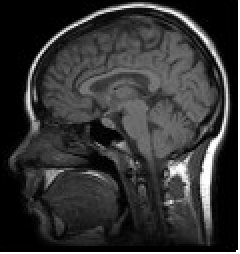
#> input picture e1/imgs/cabeza.pgm, 120 x 127 px (shown 2 times larger); its folder holds only this picture in this run
$ python e1.py   (older library calls are emulated)
#> lines starting #> are read from the running program, lines starting #| are printed output that depends on the picture
import numpy as np
from matplotlib import pyplot as plt
from matplotlib.gridspec import GridSpec
from PIL import Image
import glob


def HAN(im, n):
    h, _ = np.histogram(im,bins=n)

    res =  np.tri(n).dot(h)
    res = res / np.sum(res)
    # Equivalentes
    # res =  h_normalized.dot(np.tri(n)[::-1,::-1])
    # res =  h_normalized.dot(np.triu(np.ones((n,n))))
    print(np.sum(res))
    return res

def multiHANhoriz(im, m, n):
    tam_franja = np.ceil(im.shape[0]/m).astype(int)
    return [HAN(im[tam_franja*i:tam_franja*(i+1),:],n) for i in range(m)]


def plotHANs(im, Hs):
    m = len(Hs)
    fig = plt.figure(constrained_layout=True)
    gs = GridSpec(m, 2, figure=fig)
    ax_img = fig.add_subplot(gs[:, 0])
    ax_img.imshow(im, cmap='gray')
    for i in range(m):
        ax = fig.add_subplot(gs[i, 1])
        ax.bar(list(range(len(Hs[i]))), Hs[i], alpha=0.3)
        ax.plot(Hs[i], '--')

    fig.suptitle("Testing multiHANhoriz() with m = " + str(m) + " horizontal bands")
    plt.show(block=True)


def doTests(im):
    n_bins = 15
    # test with several horizontal divisions
    for num_franjas_horiz in [1, 2, 3, 5, 6]:
        assert H % num_franjas_horiz == 0, str(num_franjas_horiz) + "no es divisor del número de filas " + str(H)
        Hs = multiHANhoriz(im, num_franjas_horiz, n_bins)
        plotHANs(im, Hs)


if __name__ == "__main__":
    H = 300
    W = 125
    for bInvert in [False, True]:
        for imfile in glob.glob("./imgs/*"):
            im = Image.open(imfile).convert('L')
#> im is the input picture: PIL image 120x127 L; min 0, max 255, mean 52.3
            im = im.resize((W, H), Image.ANTIALIAS)
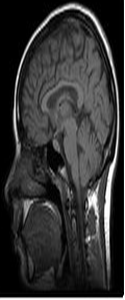
#> im: PIL image 125x300 L; min 0, max 255, mean 52.4
            im = np.array(im)
            if bInvert:
                im = 255 - im
            doTests(im)
#> the loop in doTests, `for num_franjas_horiz in [1, 2, 3, 5, 6]:` made 5 passes
#> m in plotHANs on passes 1 to 5: 1, 2, 3, 5, 6
#> (printed output is left out)
#> pass 1, in plotHANs, `plt.show(block=True)`:
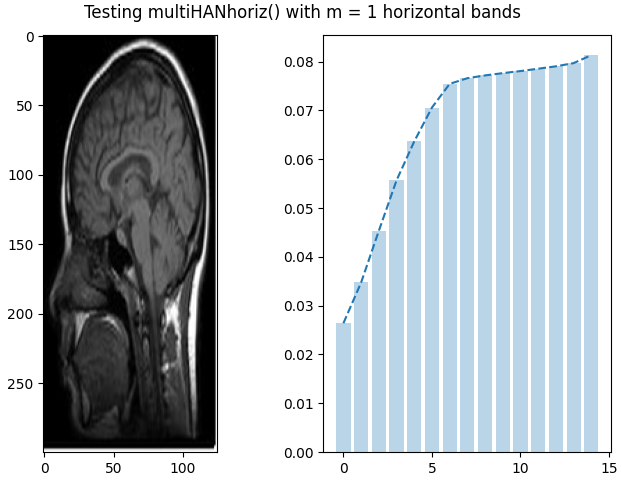
#> figure drawn by matplotlib, 2 panels; panel 2: tallest bar 0.0813 high, from x = 13.6 to 14.4; panel 2: curve peaks at x = 14, y = 0.0813
#> pass 2, in plotHANs (call 2), `plt.show(block=True)`:
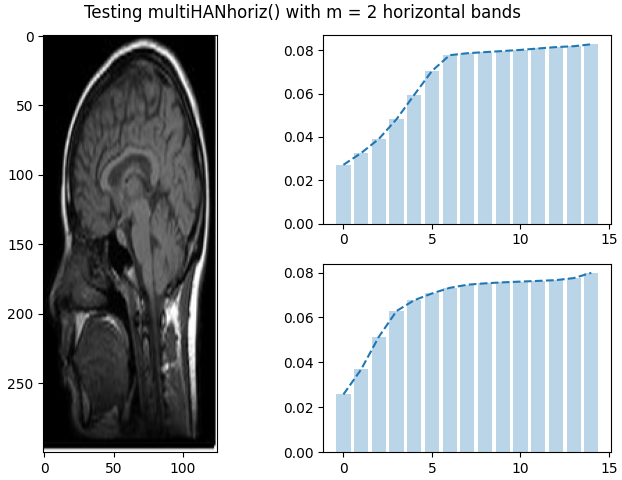
#> figure drawn by matplotlib, 3 panels; panel 2: tallest bar 0.0829 high, from x = 13.6 to 14.4; panel 2: curve peaks at x = 14, y = 0.0829; panel 3: tallest bar 0.0799 high, from x = 13.6 to 14.4; panel 3: curve peaks at x = 14, y = 0.0799
